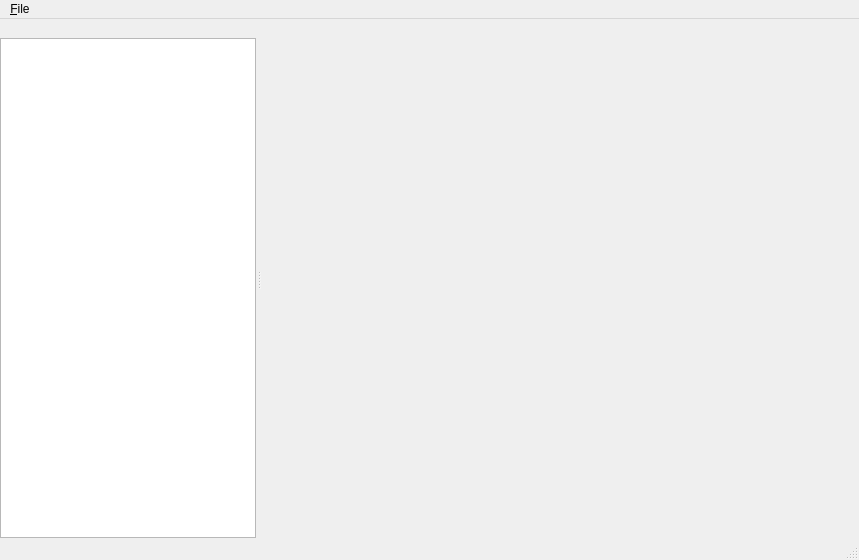
<?xml version="1.0" encoding="UTF-8"?>
<ui version="4.0">
 <class>MainWindow</class>
 <widget class="QMainWindow" name="MainWindow">
  <property name="geometry">
   <rect>
    <x>0</x>
    <y>0</y>
    <width>859</width>
    <height>560</height>
   </rect>
  </property>
  <property name="windowTitle">
   <string>CalcPlot</string>
  </property>
  <widget class="QWidget" name="centralwidget">
   <layout class="QGridLayout" name="gridLayout_3">
    <item row="0" column="0">
     <widget class="QCustomPlot" name="widget" native="true">
      <property name="sizePolicy">
       <sizepolicy hsizetype="Expanding" vsizetype="Expanding">
        <horstretch>0</horstretch>
        <verstretch>1</verstretch>
       </sizepolicy>
      </property>
      <property name="font">
       <font>
        <family>Noto Sans Mono</family>
        <bold>false</bold>
       </font>
      </property>
     </widget>
    </item>
   </layout>
  </widget>
  <widget class="QMenuBar" name="menubar">
   <property name="geometry">
    <rect>
     <x>0</x>
     <y>0</y>
     <width>859</width>
     <height>23</height>
    </rect>
   </property>
   <widget class="QMenu" name="menu_File">
    <property name="title">
     <string>&amp;File</string>
    </property>
    <addaction name="actionSave_WAV"/>
    <addaction name="actionSave_Pdf"/>
    <addaction name="actionSave_Png"/>
   </widget>
   <addaction name="menu_File"/>
  </widget>
  <widget class="QStatusBar" name="statusbar"/>
  <widget class="QDockWidget" name="dockWidget">
   <property name="floating">
    <bool>false</bool>
   </property>
   <property name="features">
    <set>QDockWidget::DockWidgetFeature::DockWidgetMovable</set>
   </property>
   <attribute name="dockWidgetArea">
    <number>1</number>
   </attribute>
   <widget class="QWidget" name="dockWidgetContents">
    <layout class="QGridLayout" name="gridLayout">
     <property name="leftMargin">
      <number>0</number>
     </property>
     <property name="topMargin">
      <number>0</number>
     </property>
     <property name="rightMargin">
      <number>0</number>
     </property>
     <property name="bottomMargin">
      <number>0</number>
     </property>
     <item row="0" column="0">
      <widget class="QPlainTextEdit" name="plainTextEdit">
       <property name="sizePolicy">
        <sizepolicy hsizetype="Expanding" vsizetype="Preferred">
         <horstretch>0</horstretch>
         <verstretch>0</verstretch>
        </sizepolicy>
       </property>
       <property name="font">
        <font>
         <family>Courier</family>
         <bold>true</bold>
        </font>
       </property>
      </widget>
     </item>
    </layout>
   </widget>
  </widget>
  <action name="actionSave_WAV">
   <property name="text">
    <string>Save &amp;WAV</string>
   </property>
  </action>
  <action name="actionSave_Pdf">
   <property name="text">
    <string>Save &amp;Pdf</string>
   </property>
  </action>
  <action name="actionSave_Png">
   <property name="text">
    <string>Save P&amp;ng</string>
   </property>
  </action>
 </widget>
 <customwidgets>
  <customwidget>
   <class>QCustomPlot</class>
   <extends>QWidget</extends>
   <header>qcustomplot.h</header>
   <container>1</container>
  </customwidget>
 </customwidgets>
 <resources/>
 <connections/>
</ui>
